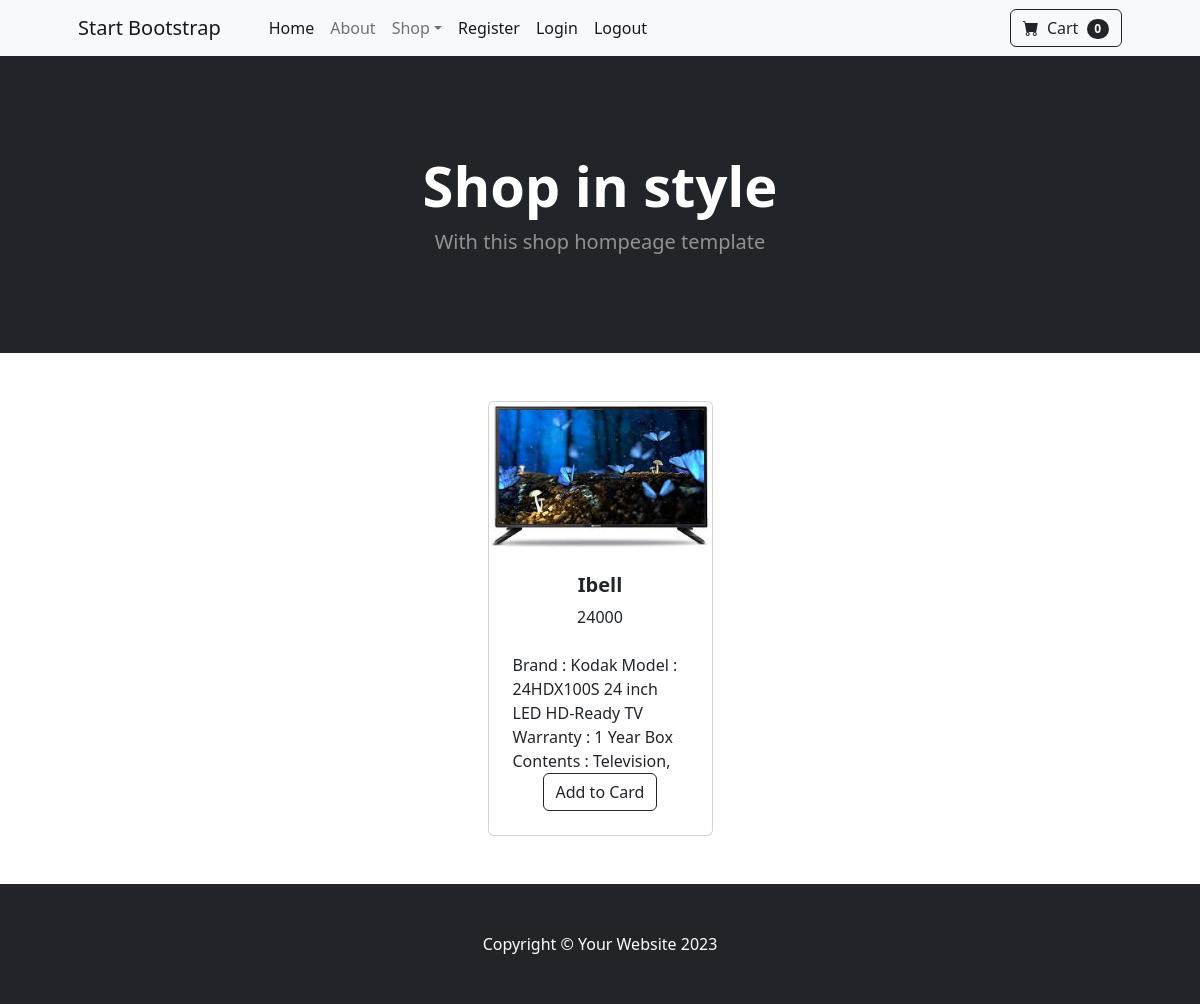
Page /product/detail/1 on the committed database.
### ecommapp/models.py (models this page shows, shortened)
class Products(models.Model):
    product_name=models.CharField(max_length=100)
    price=models.PositiveIntegerField()
    category=models.ForeignKey(Category,on_delete=models.CASCADE)
    images=models.ImageField(upload_to='image',null=True)
    description=models.CharField(max_length=100)

### ecommapp/views.py (the view)
# urls.py: path('product/detail/<int:id>',views.ProductDetailView.as_view(),name='product_view'),
class ProductDetailView(View):
    def get(self,request,*args,**kwargs):
        id=kwargs.get('id')
        product=Products.objects.get(id=id)
        return render(request,'product_detail.html',{"product":product})

### ecommapp/context_processors.py (called while the page is built)
def cart_count_context(request):
    if request.user.is_authenticated:
        count=Cart.objects.filter(user_id=request.user).exclude(status='order-placed').count()
        return{'count':count}
    else:
        return{'count':0}

### ecommapp/templates/product_detail.html
{% extends 'index.html' %}
{% block content %}
       <div class="container px-4 px-lg-5 mt-5">
                <div class="row gx-4 gx-lg-5 row-cols-2 row-cols-md-3 row-cols-xl-4 justify-content-center">
                    <div class="col mb-5">
                        <div class="card h-100">
                            <img class="card-img-top" src="{{product.images.url}}" alt="..." />
                            <div class="card-body p-4">
                                <div class="text-center">
                                    <h5 class="fw-bolder">{{product.product_name}}</h5>
                                    {{product.price}}
                                </div>
                            </div>
                            <div class="card-footer p-4 pt-0 border-top-0 bg-transparent">
                                {{product.description}}
                                <div class="text-center"><a class="btn btn-outline-dark mt-auto" href="{% url 'add_cart' product.id %}">Add to Card</a></div>
                            </div>
                        </div>
                    </div>
                </div>
            </div>
{% endblock %}

### rows in the picture
Products: images (picture), product_name "Ibell", price "24000", description "Brand : Kodak Model : 24HDX100S 24 inch LED HD-Ready TV Warranty : 1 Year Box Contents : Television,"

### other values in the picture
{{ count }} "0"
